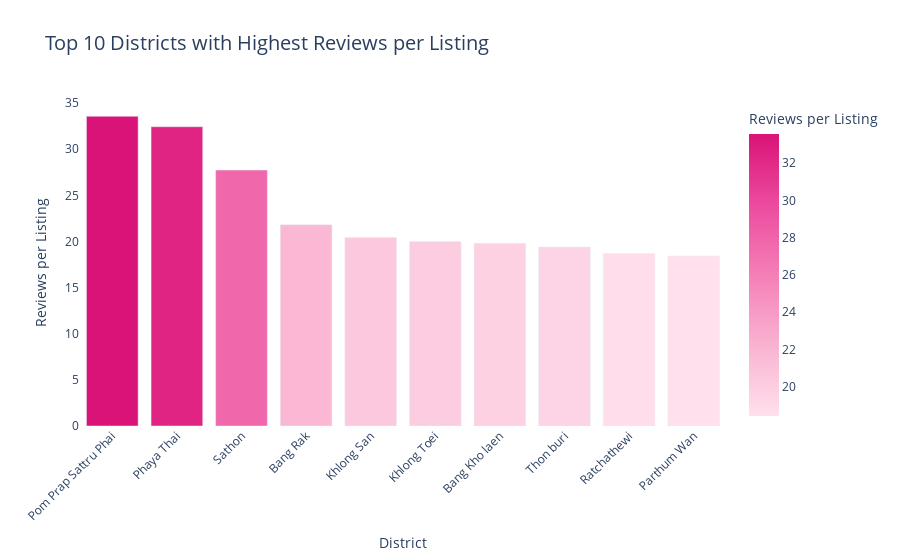

Write notebook code for a chart like this one.
### Code cell
# Calculate total listings and total reviews per district
distrik_review = df.groupby('neighbourhood').agg(
    total_listing=('id', 'count'),
    total_review=('number_of_reviews', 'sum')
).reset_index()

# Calculate reviews per listing
distrik_review['review_per_listing'] = distrik_review['total_review'] / distrik_review['total_listing']

# Plot Top 10 districts by reviews per listing with pink color scale
fig = px.bar(
    distrik_review.sort_values(by='review_per_listing', ascending=False).head(10),
    x='neighbourhood',
    y='review_per_listing',
    title='Top 10 Districts with Highest Reviews per Listing',
    labels={
        'neighbourhood': 'District',
        'review_per_listing': 'Reviews per Listing'
    },
    color='review_per_listing',
    color_continuous_scale=['#ffe0ec', '#f9b3d1', '#f47fb7', '#ec4b9e', '#d91377']  # pink gradient
)

fig.update_layout(
    xaxis_tickangle=-45,
    plot_bgcolor='white',
    title_font_size=20
)

fig.show()

### Figure 1 — Plotly figure (JSON) as saved in the notebook; plotly's stock layout.template omitted (floating-point values rounded to 4 significant figures)
{"data": [{"hovertemplate": "District=%{x}<br>Reviews per Listing=%{marker.color}<extra></extra>", "legendgroup": "", "marker": {"color": [33.57, 32.44, 27.74, 21.82, 20.43, 20.01, 19.8, 19.4, 18.7, 18.43], "coloraxis": "coloraxis", "pattern": {"shape": ""}}, "name": "", "orientation": "v", "showlegend": false, "textposition": "auto", "type": "bar", "x": ["Pom Prap Sattru Phai", "Phaya Thai", "Sathon", "Bang Rak", "Khlong San", "Khlong Toei", "Bang Kho laen", "Thon buri", "Ratchathewi", "Parthum Wan"], "xaxis": "x", "y": [33.57, 32.44, 27.74, 21.82, 20.43, 20.01, 19.8, 19.4, 18.7, 18.43], "yaxis": "y"}], "layout": {"barmode": "relative", "coloraxis": {"colorbar": {"title": {"text": "Reviews per Listing"}}, "colorscale": [[0, "#ffe0ec"], [0.25, "#f9b3d1"], [0.5, "#f47fb7"], [0.75, "#ec4b9e"], [1, "#d91377"]]}, "legend": {"tracegroupgap": 0}, "plot_bgcolor": "white", "title": {"font": {"size": 20}, "text": "Top 10 Districts with Highest Reviews per Listing"}, "xaxis": {"anchor": "y", "domain": [0, 1], "tickangle": -45, "title": {"text": "District"}}, "yaxis": {"anchor": "x", "domain": [0, 1], "title": {"text": "Reviews per Listing"}}}}
